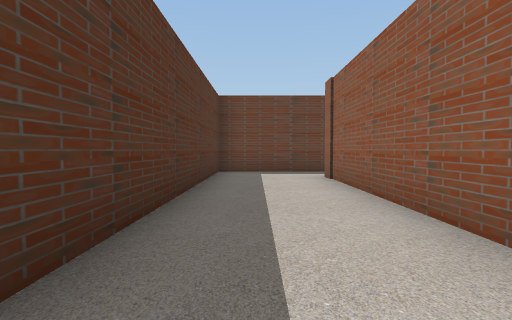
view 1 (above)

16 first-person views from a walk through a Unity game level. The camera is 1.2 m above the floor, tilts 2° down and sees 80° across. The floor is counted in squares, 2 m on a side. Each view is taken from the middle of a square. On the plan, view 1 faces up. The plan holds only what a view shows up to about 9 squares ahead; the rest is blank. The place goes on beyond the plan. The player is left out.

view 2
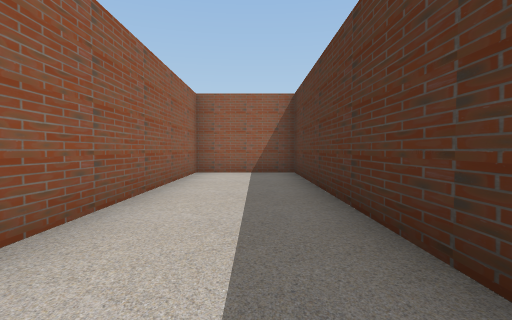

view 3
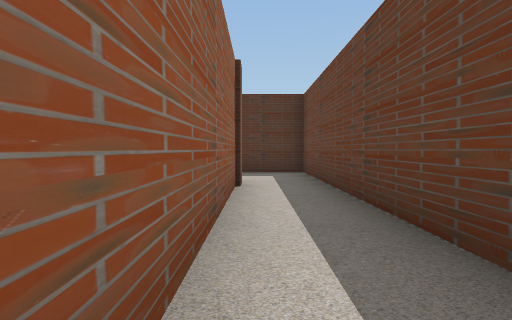

view 4
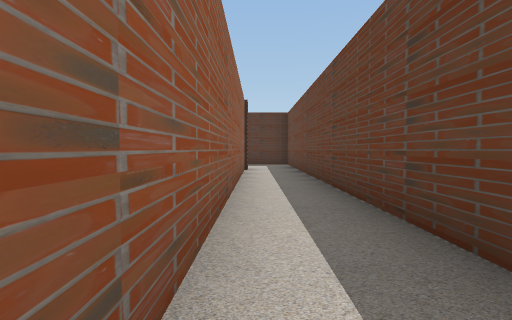

view 5
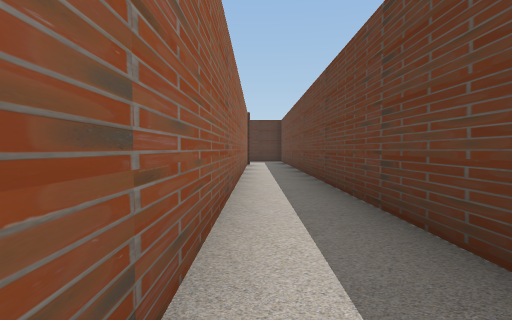

view 6
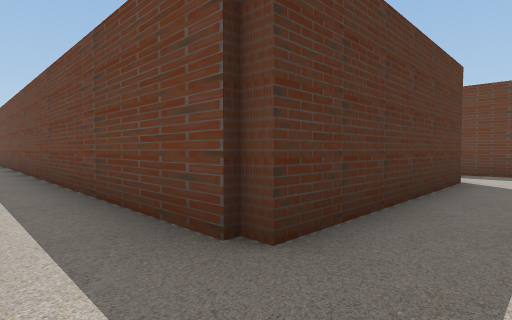

view 7
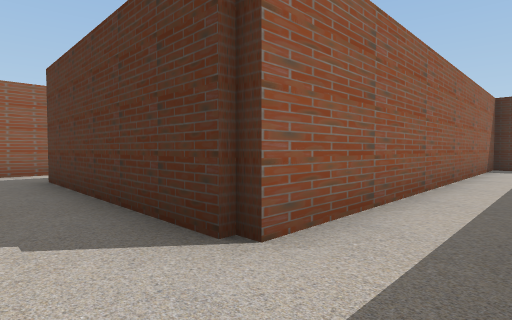

view 8
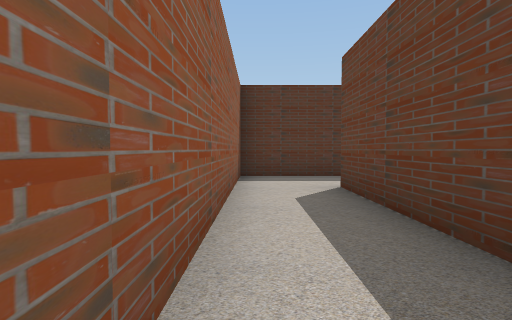

view 9
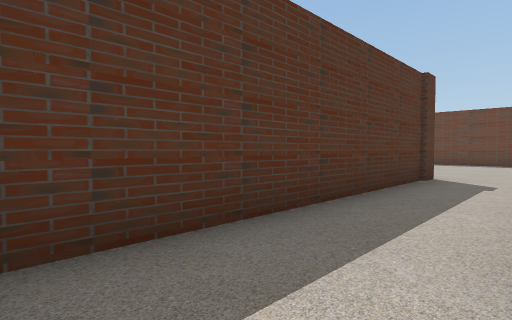

view 10
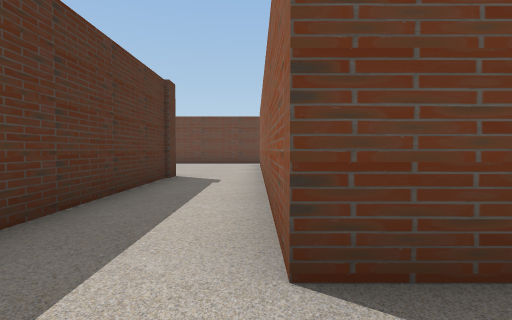

view 11
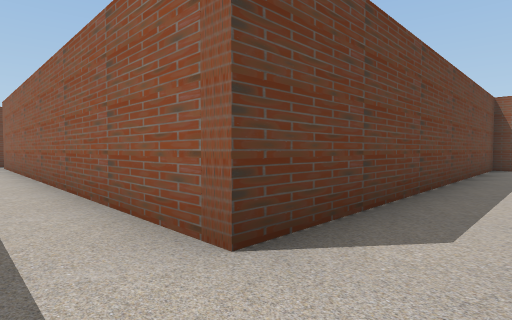

view 12
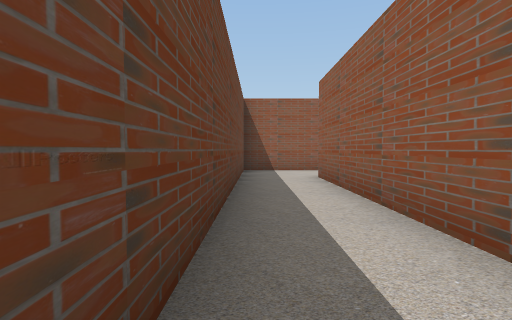

view 13
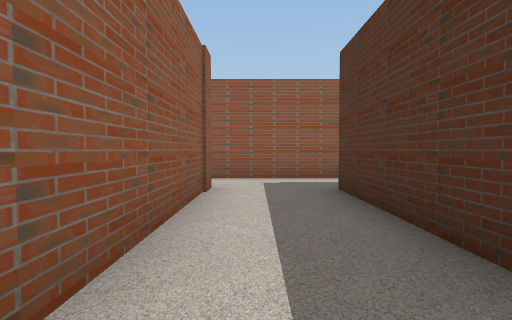

view 14
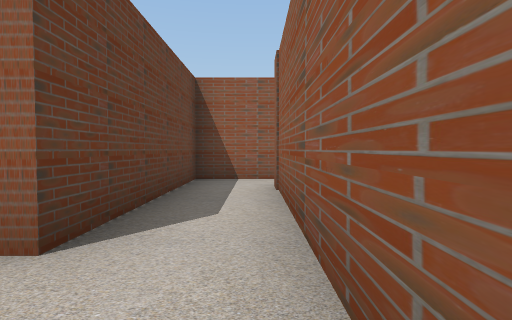

view 15
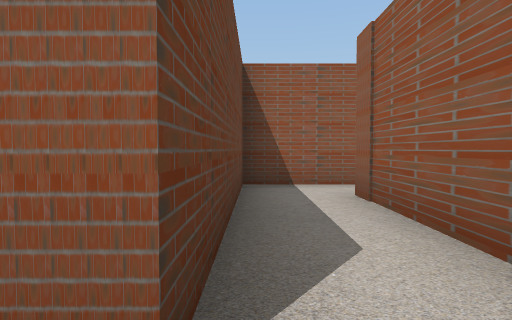

view 16
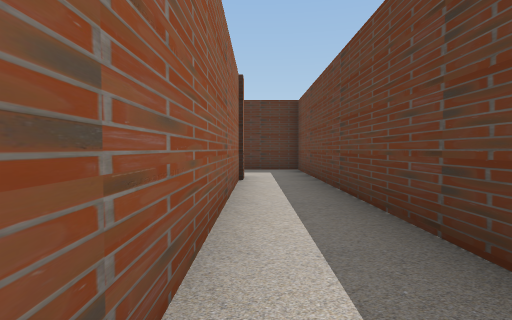

### Floor plan
Points are (right, up) in squares from view 1. A wall is a line through its corners. A room is listed if a view was taken in it or the views show most of it. See-through windows are left out.
Room 1 (views 1, 2)
walls: (1.5, 8.2) (-1, 8.2) (-1, -0.9) (1.5, -0.9) (1.5, 6.7)
ways out: opening at (1, 7) to room 2
Room 2 (views 3, 4, 5, 6, 14, 15, 16)
walls: (13.7, 12.4) (13.7, 8.2) (1.5, 8.2); (20.2, 6.2) (20.2, 8.2) (15.7, 8.2) (15.7, 12.6); (1.5, 6.7) (19, 6.7)
ways out: opening at (1, 7) to room 1; opening at (15, 12) to room 3
Room 3 (views 7, 8, 9, 10, 11, 12, 13)
walls: (15.7, 12.6) (15.7, 15.3) (6.2, 15.3) (6.2, 21.5); (4.1, 20.9) (4.1, 13.7) (13.7, 13.7) (13.7, 12.4)
ways out: opening at (15, 12) to room 2; opening at (5, 21)

Where each view was taken, in squares from view 1:
view 1: 0 up, 0 right, facing up
view 2: 7 up, 0 right, facing down
view 3: 7 up, 7 right, facing left
view 4: 7 up, 11 right, facing left
view 5: 7 up, 14 right, facing left
view 6: 7 up, 15 right, facing up-left
view 7: 15 up, 15 right, facing down-left
view 8: 14 up, 11 right, facing left
view 9: 14 up, 6 right, facing up-left
view 10: 14 up, 6 right, facing up
view 11: 14 up, 5 right, facing up-right
view 12: 15 up, 7 right, facing right
view 13: 13 up, 15 right, facing down
view 14: 7 up, 14 right, facing right
view 15: 8 up, 15 right, facing right
view 16: 7 up, 8 right, facing left
